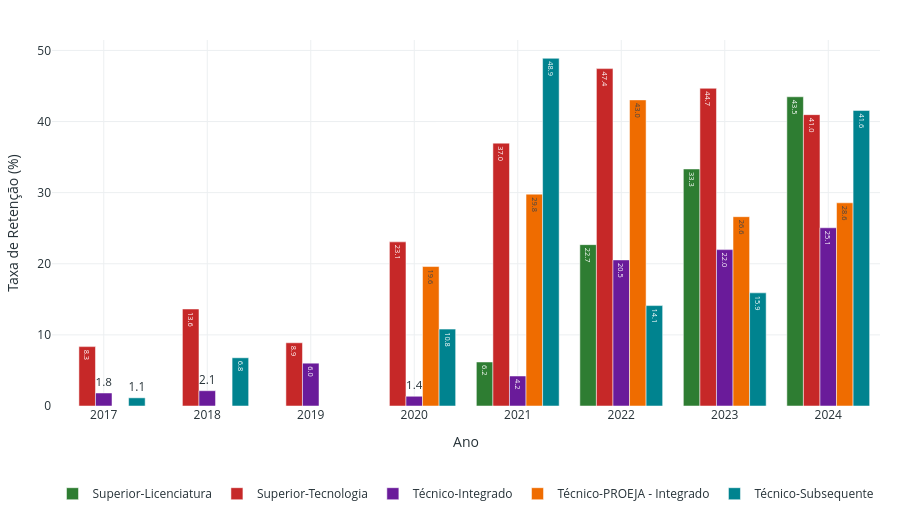

Notebook source saved alongside this figure:
### Markdown cell above
#### Gráfico 11 — Indicador por tipo de curso e ano

Permite comparar se determinado indicador se concentra mais em algum tipo de curso ao longo do tempo.

### Code cell
cores_tipo = gerar_mapa_cores(ind_ano_tipo['Tipo de Curso'])
fig_g11 = px.bar(
    ind_ano_tipo, x='Ano', y=indicador, color='Tipo de Curso',
    barmode='group', text_auto='.1f', color_discrete_map=cores_tipo,
    labels={indicador: f'{ROTULOS_INDICADORES[indicador]} (%)', 'Tipo de Curso': ''},
)
fig_g11.update_xaxes(tickmode='linear', dtick=1)
aplicar_layout_light(fig_g11, altura=520)
fig_g11.show()

### Figure 1 — Plotly figure (JSON) as saved in the notebook; plotly's stock layout.template omitted (floating-point values rounded to 4 significant figures)
{"data": [{"alignmentgroup": "True", "hovertemplate": "=Superior-Licenciatura<br>Ano=%{x}<br>Taxa de Retenção (%)=%{y}<extra></extra>", "legendgroup": "Superior-Licenciatura", "marker": {"color": "#2E7D32", "pattern": {"shape": ""}}, "name": "Superior-Licenciatura", "offsetgroup": "Superior-Licenciatura", "orientation": "v", "showlegend": true, "textposition": "auto", "texttemplate": "%{y:.1f}", "type": "bar", "x": [2017, 2018, 2019, 2020, 2021, 2022, 2023, 2024], "xaxis": "x", "y": [0.0, 0.0, 0.0, 0.0, 6.19, 22.69, 33.33, 43.48], "yaxis": "y"}, {"alignmentgroup": "True", "hovertemplate": "=Superior-Tecnologia<br>Ano=%{x}<br>Taxa de Retenção (%)=%{y}<extra></extra>", "legendgroup": "Superior-Tecnologia", "marker": {"color": "#C62828", "pattern": {"shape": ""}}, "name": "Superior-Tecnologia", "offsetgroup": "Superior-Tecnologia", "orientation": "v", "showlegend": true, "textposition": "auto", "texttemplate": "%{y:.1f}", "type": "bar", "x": [2017, 2018, 2019, 2020, 2021, 2022, 2023, 2024], "xaxis": "x", "y": [8.35, 13.64, 8.89, 23.08, 36.96, 47.44, 44.67, 40.97], "yaxis": "y"}, {"alignmentgroup": "True", "hovertemplate": "=Técnico-Integrado<br>Ano=%{x}<br>Taxa de Retenção (%)=%{y}<extra></extra>", "legendgroup": "Técnico-Integrado", "marker": {"color": "#6A1B9A", "pattern": {"shape": ""}}, "name": "Técnico-Integrado", "offsetgroup": "Técnico-Integrado", "orientation": "v", "showlegend": true, "textposition": "auto", "texttemplate": "%{y:.1f}", "type": "bar", "x": [2017, 2018, 2019, 2020, 2021, 2022, 2023, 2024], "xaxis": "x", "y": [1.83, 2.15, 6.02, 1.37, 4.22, 20.54, 21.99, 25.06], "yaxis": "y"}, {"alignmentgroup": "True", "hovertemplate": "=Técnico-PROEJA - Integrado<br>Ano=%{x}<br>Taxa de Retenção (%)=%{y}<extra></extra>", "legendgroup": "Técnico-PROEJA - Integrado", "marker": {"color": "#EF6C00", "pattern": {"shape": ""}}, "name": "Técnico-PROEJA - Integrado", "offsetgroup": "Técnico-PROEJA - Integrado", "orientation": "v", "showlegend": true, "textposition": "auto", "texttemplate": "%{y:.1f}", "type": "bar", "x": [2017, 2018, 2019, 2020, 2021, 2022, 2023, 2024], "xaxis": "x", "y": [0.0, 0.0, 0.0, 19.61, 29.79, 43.04, 26.62, 28.57], "yaxis": "y"}, {"alignmentgroup": "True", "hovertemplate": "=Técnico-Subsequente<br>Ano=%{x}<br>Taxa de Retenção (%)=%{y}<extra></extra>", "legendgroup": "Técnico-Subsequente", "marker": {"color": "#00838F", "pattern": {"shape": ""}}, "name": "Técnico-Subsequente", "offsetgroup": "Técnico-Subsequente", "orientation": "v", "showlegend": true, "textposition": "auto", "texttemplate": "%{y:.1f}", "type": "bar", "x": [2017, 2018, 2019, 2020, 2021, 2022, 2023, 2024], "xaxis": "x", "y": [1.15, 6.78, 0.0, 10.81, 48.89, 14.12, 15.91, 41.56], "yaxis": "y"}], "layout": {"barmode": "group", "font": {"color": "#263238"}, "height": 520, "legend": {"orientation": "h", "title": {"text": ""}, "tracegroupgap": 0, "x": 0.5, "xanchor": "center", "y": -0.2, "yanchor": "top"}, "margin": {"b": 85, "l": 20, "r": 20, "t": 40}, "paper_bgcolor": "white", "plot_bgcolor": "white", "title": {"text": ""}, "xaxis": {"anchor": "y", "domain": [0, 1], "dtick": 1, "gridcolor": "#ECEFF1", "showgrid": true, "tickmode": "linear", "title": {"text": "Ano"}, "zeroline": false}, "yaxis": {"anchor": "x", "domain": [0, 1], "gridcolor": "#ECEFF1", "showgrid": true, "title": {"text": "Taxa de Retenção (%)"}, "zeroline": false}}}
